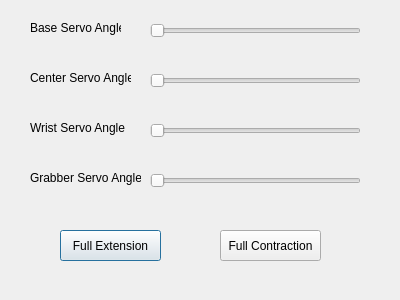
<?xml version="1.0" encoding="UTF-8"?>
<ui version="4.0">
 <class>Dialog</class>
 <widget class="QDialog" name="Dialog">
  <property name="geometry">
   <rect>
    <x>0</x>
    <y>0</y>
    <width>400</width>
    <height>300</height>
   </rect>
  </property>
  <property name="windowTitle">
   <string>Dialog</string>
  </property>
  <widget class="QLabel" name="label">
   <property name="geometry">
    <rect>
     <x>30</x>
     <y>20</y>
     <width>91</width>
     <height>16</height>
    </rect>
   </property>
   <property name="text">
    <string>Base Servo Angle</string>
   </property>
  </widget>
  <widget class="QSlider" name="baseSlider">
   <property name="geometry">
    <rect>
     <x>150</x>
     <y>20</y>
     <width>211</width>
     <height>22</height>
    </rect>
   </property>
   <property name="minimum">
    <number>20</number>
   </property>
   <property name="maximum">
    <number>70</number>
   </property>
   <property name="orientation">
    <enum>Qt::Horizontal</enum>
   </property>
  </widget>
  <widget class="QLabel" name="label_2">
   <property name="geometry">
    <rect>
     <x>30</x>
     <y>70</y>
     <width>101</width>
     <height>16</height>
    </rect>
   </property>
   <property name="text">
    <string>Center Servo Angle</string>
   </property>
  </widget>
  <widget class="QSlider" name="centerSlider">
   <property name="geometry">
    <rect>
     <x>150</x>
     <y>70</y>
     <width>211</width>
     <height>22</height>
    </rect>
   </property>
   <property name="minimum">
    <number>25</number>
   </property>
   <property name="maximum">
    <number>75</number>
   </property>
   <property name="orientation">
    <enum>Qt::Horizontal</enum>
   </property>
  </widget>
  <widget class="QLabel" name="label_3">
   <property name="geometry">
    <rect>
     <x>30</x>
     <y>120</y>
     <width>101</width>
     <height>16</height>
    </rect>
   </property>
   <property name="text">
    <string>Wrist Servo Angle</string>
   </property>
  </widget>
  <widget class="QSlider" name="wristSlider">
   <property name="geometry">
    <rect>
     <x>150</x>
     <y>120</y>
     <width>211</width>
     <height>22</height>
    </rect>
   </property>
   <property name="minimum">
    <number>20</number>
   </property>
   <property name="maximum">
    <number>70</number>
   </property>
   <property name="orientation">
    <enum>Qt::Horizontal</enum>
   </property>
  </widget>
  <widget class="QLabel" name="label_4">
   <property name="geometry">
    <rect>
     <x>30</x>
     <y>170</y>
     <width>111</width>
     <height>16</height>
    </rect>
   </property>
   <property name="text">
    <string>Grabber Servo Angle</string>
   </property>
  </widget>
  <widget class="QSlider" name="grabberSlider">
   <property name="geometry">
    <rect>
     <x>150</x>
     <y>170</y>
     <width>211</width>
     <height>22</height>
    </rect>
   </property>
   <property name="minimum">
    <number>50</number>
   </property>
   <property name="maximum">
    <number>80</number>
   </property>
   <property name="orientation">
    <enum>Qt::Horizontal</enum>
   </property>
  </widget>
  <widget class="QPushButton" name="extendButton">
   <property name="geometry">
    <rect>
     <x>60</x>
     <y>230</y>
     <width>101</width>
     <height>31</height>
    </rect>
   </property>
   <property name="text">
    <string>Full Extension</string>
   </property>
  </widget>
  <widget class="QPushButton" name="contractButton">
   <property name="geometry">
    <rect>
     <x>220</x>
     <y>230</y>
     <width>101</width>
     <height>31</height>
    </rect>
   </property>
   <property name="text">
    <string>Full Contraction</string>
   </property>
  </widget>
 </widget>
 <resources/>
 <connections/>
</ui>
